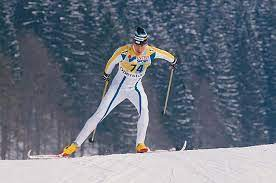
#> input picture input/gunde_tr.jpg, 276 x 183 px; its folder holds only this picture in this run
$ python djur-bilder.py
#> lines starting #> are read from the running program, lines starting #| are printed output that depends on the picture
from PIL import Image, ImageDraw, ImageFont
import os
import unicodedata

# filnamn på format djurets-namn_tl.jpg
# djurnamn med mellanrum anges med -
# tl - top left, tr - top right, bl - bottom left, br - bottom right


def add_text_with_position_from_filename(image_path, output_path):
    # Load your image
#> called with image_path = 'input/gunde_tr.jpg', output_path = 'output/gunde_tr_withname.jpg'
    image = Image.open(image_path)
#> image is the input picture: PIL image 276x183 RGB; mean R, G, B 104.8, 113.2, 126.8

    # Extract the filename (without the directory path)
    file_name = os.path.basename(image_path)

    # Split the filename to extract position info (assume format: `name_position.ext`)
    base_name, _ = os.path.splitext(file_name)
    parts = base_name.split("_")

    # Ensure the filename has exactly two parts
    if len(parts) != 2:
        print(f"Skipping file '{file_name}': Expected exactly two parts separated by '_'.")
        return

    #extract position
    position = parts[-1].lower()

    # Extract the first file name part as text to render
    text_to_render = unicodedata.normalize('NFC', parts[0].replace("-", " ").upper())

    #old
    #text_to_render = parts[0].capitalize()

    # Create a Draw object
    draw = ImageDraw.Draw(image)

    # Dynamically calculate font size as a percentage of image width
    font_size = int(image.width * 0.05)  # Font size is 5% of image width
#> font_size = 13
    font_path = os.path.join("fonts","Nunito-Bold.ttf")

    # Load a font
    try:
        font = ImageFont.truetype(font_path, size=font_size)
    except IOError:
        font = ImageFont.load_default()  # Use default font if TTF is not available


    # Calculate text size using font.getbbox
    text_bbox = font.getbbox(text_to_render)  # Returns (left, top, right, bottom)
#> text_bbox = (0, 4, 47, 15)
    text_width = text_bbox[2] - text_bbox[0]
#> text_width = 47
    text_height = text_bbox[3] - text_bbox[1]
#> text_height = 11

    # Define padding and rounded rectangle properties relative to font size
    padding = font_size // 2  # Padding around the text
#> padding = 6
    corner_radius = font_size // 8  # Radius for the rounded corners
#> corner_radius = 1

    # Default position values based on filename's position code
    if position == "tl":  # Top-left
        box_x0, box_y0 = padding, padding
        box_x1, box_y1 = text_width + 2 * padding, text_height + 2 * padding
    elif position == "tr":  # Top-right
        box_x0, box_y0 = image.width - text_width - 2 * padding, padding
#> box_x0 = 217; box_y0 = 6
        box_x1, box_y1 = image.width - padding, text_height + 2 * padding
#> box_x1 = 270; box_y1 = 23
    elif position == "bl":  # Bottom-left
        box_x0, box_y0 = padding, image.height - text_height - 2 * padding
        box_x1, box_y1 = text_width + 2 * padding, image.height - padding
    elif position == "br":  # Bottom-right
        box_x0, box_y0 = image.width - text_width - 2 * padding, image.height - text_height - 2 * padding
        box_x1, box_y1 = image.width - padding, image.height - padding
    else:  # Default to top-left
        box_x0, box_y0 = padding, padding
        box_x1, box_y1 = text_width + 2 * padding, text_height + 2 * padding
        print(f"position didn't match, default position top left for {file_name}")

    # Draw a rounded rectangle
    draw.rounded_rectangle(
        [(box_x0, box_y0), (box_x1, box_y1)],
        radius=corner_radius,
        fill=(40, 59, 52, 100)  # Semi-transparent dark green
        #outline="white",      # Optional: Outline color
        #width=3               # Optional: Outline width
    )

    # Calculate text position (center the text within the box)

    text_x = box_x0 + ((box_x1 - box_x0)*0.5) - (text_width*0.5)
#> text_x = 220

    chars_to_check = {'å', 'ä', 'ö', 'Å', 'Ä', 'Ö'}

    if any(char in text_to_render for char in chars_to_check):
        #has åäö
        text_y = box_y0 + ((box_y1 - box_y0)*0.5) - (text_height*0.5)

    else:
        #doesn't have åäö
        text_y = box_y0 + ((box_y1 - box_y0)*0.5) - (text_height*0.9)
#> text_y = 4.6


    # Draw the text
    draw.text((text_x, text_y), text_to_render, font=font, fill="white")

    # Save the result
    image.save(output_path)
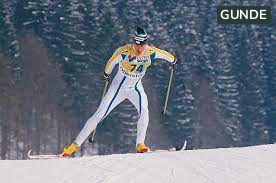
#> saved as gunde_tr_withname.jpg: PIL image 276x183 RGB; mean R, G, B 105, 113.4, 126.4

def process_all_images(input_dir, output_dir):

    # Ensure the input directory exists
    if not os.path.exists(input_dir):
        print(f"Error: Input directory '{input_dir}' does not exist.")
        return

    os.makedirs(output_dir, exist_ok=True)

    image_count = 0  # Initialize counter

    # Process each file in the input directory
    for file_name in os.listdir(input_dir):
        input_path = os.path.join(input_dir, file_name)

        # Skip non-image files
        if not os.path.isfile(input_path) or not file_name.lower().endswith((".png", ".jpg", ".jpeg")):
            continue

        # Generate the output file path
        base_name, _ = os.path.splitext(file_name)
        output_path = os.path.join(output_dir, f"{base_name}_withname.jpg")

        # Process the image
        add_text_with_position_from_filename(input_path, output_path)
        print(f"Processed: {input_path} -> {output_path}")

        image_count += 1  # Increment counter

    print(f"{image_count} images processed completely.")

process_all_images(
    input_dir="input",  # Input folder containing images
    output_dir="output"  # Output folder for rendered images
)
